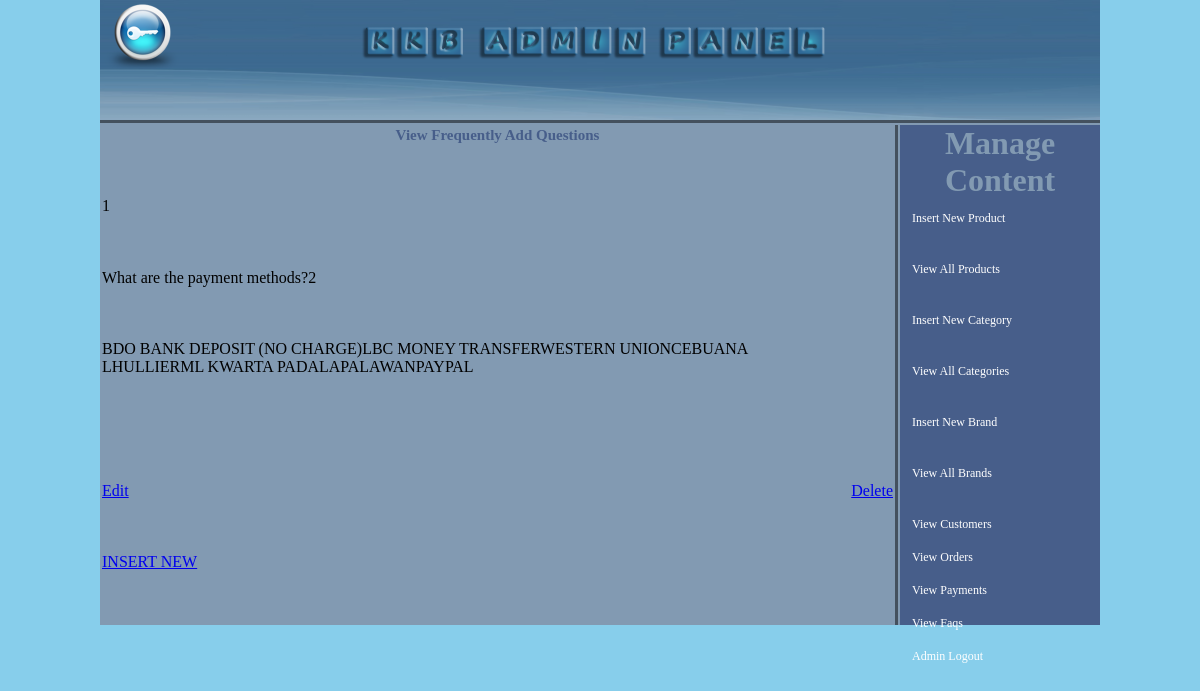
The app's page /admin_area/index.php?view_faq (signed in) with its own data.
### tables this page shows
CREATE TABLE IF NOT EXISTS `faq` (
`faq_id` int(10) NOT NULL,
  `faq_question` text NOT NULL,
  `faq_answer` text NOT NULL
);

### admin_area/view_faq.php (the view, shortened to what this page needs)
<?php
if(!isset($_SESSION['user_email'])){
	echo "<script>window.open('login.php?not_admin=You are not an Admin!','_self')</script>";
}
else {
?>
<table width="795"  height="500" align="center" bgcolor="#829AB2";>
<tr align="center">
<td colspan="6"><h2>View Frequently Add Questions</h2></td>
</tr>
<?php
include("includes/db.php");
$get_faq = "select * from faq";
$run_faq= mysqli_query($con, $get_faq);
$i = 0 ;
while ($row_faq=mysqli_fetch_array($run_faq)){
		$faq_id = $row_faq['faq_id'];
		$faq_question = $row_faq['faq_question'];
		$faq_answer = $row_faq['faq_answer'];
		$i++;
?>
<tr>
<tr>
<td><?php echo $i;?></td></tr>
<tr>
<td><?php echo $faq_question;?></td>
</tr>
<tr>
<td><?php echo $faq_answer;?></td>
</tr>
<tr>
<td> <a href="index.php?edit_faq=<?php echo $faq_id;?>">Edit</a></td>
<td><a href="delete_faq.php?delete faq=<?php echo $faq_id;?>">Delete</a></td>
</tr>
</tr>
<?php } ?>
<tr><td><a href="index.php?insert_faq">INSERT NEW<a/></td>
</tr>
</table>
<?php } ?>

### admin_area/styles/style.css (style rules this page uses)
html, body, div, span, applet, object, iframe, h1, h2, h3, h4, h5, h6, p, blockquote, pre, a, abbr, acronym, address, big, cite, code, del, dfn, em, img, ins, kbd, q, s, samp, small, strike, strong, sub, sup, tt, var, b, u, i, center, dl, dt, dd, ol, ul, li, fieldset, form, label, legend, table, caption, tbody, tfoot, thead, tr, th, td, article, aside, canvas, details, embed, figure, figcaption, footer, header, hgroup, menu, nav, output, ruby, section, summary, time, mark, audio, video { margin: 0; padding: 0; border: 0; vertical-align: baseline; }
body { background:skyblue; }
h2 { font-size:15px; font-family:copperplate gothic; color: #475E8A; }

### records on screen
faq: faq_question "What are the payment methods?2", faq_answer "BDO BANK DEPOSIT (NO CHARGE)LBC MONEY TRANSFERWESTERN UNIONCEBUANA LHULLIERML KWARTA PADALAPALAWANPAYPAL"
